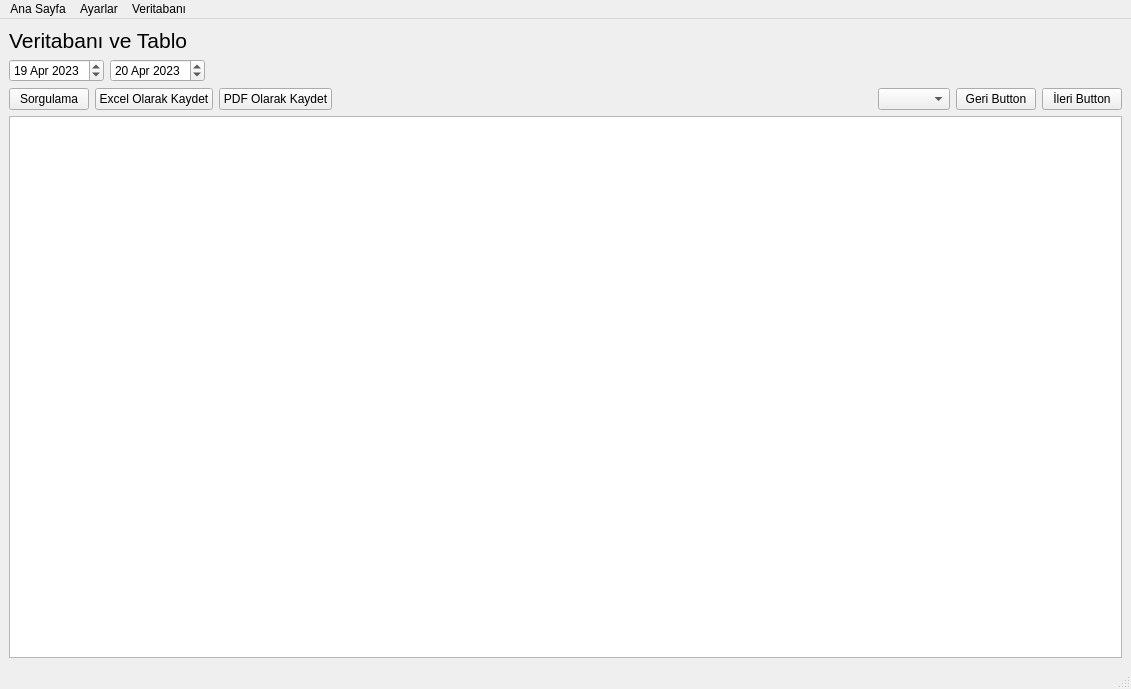
<?xml version="1.0" encoding="UTF-8"?>
<ui version="4.0">
 <class>MainWindow</class>
 <widget class="QMainWindow" name="MainWindow">
  <property name="geometry">
   <rect>
    <x>0</x>
    <y>0</y>
    <width>1131</width>
    <height>689</height>
   </rect>
  </property>
  <property name="minimumSize">
   <size>
    <width>500</width>
    <height>500</height>
   </size>
  </property>
  <property name="windowTitle">
   <string>MainWindow</string>
  </property>
  <widget class="QWidget" name="centralwidget">
   <layout class="QVBoxLayout" name="verticalLayout_Main">
    <item>
     <widget class="QLabel" name="veritabaniLabel">
      <property name="minimumSize">
       <size>
        <width>400</width>
        <height>0</height>
       </size>
      </property>
      <property name="maximumSize">
       <size>
        <width>16777215</width>
        <height>80</height>
       </size>
      </property>
      <property name="font">
       <font>
        <pointsize>16</pointsize>
       </font>
      </property>
      <property name="text">
       <string>Veritabanı ve Tablo</string>
      </property>
      <property name="alignment">
       <set>Qt::AlignLeading|Qt::AlignLeft|Qt::AlignTop</set>
      </property>
      <property name="wordWrap">
       <bool>true</bool>
      </property>
     </widget>
    </item>
    <item>
     <layout class="QHBoxLayout" name="horizontalLayout_Dates">
      <item>
       <widget class="QDateEdit" name="date_Baslangic">
        <property name="dateTime">
         <datetime>
          <hour>18</hour>
          <minute>0</minute>
          <second>0</second>
          <year>2023</year>
          <month>4</month>
          <day>19</day>
         </datetime>
        </property>
       </widget>
      </item>
      <item>
       <widget class="QDateEdit" name="date_Bitis">
        <property name="dateTime">
         <datetime>
          <hour>18</hour>
          <minute>0</minute>
          <second>0</second>
          <year>2023</year>
          <month>4</month>
          <day>20</day>
         </datetime>
        </property>
       </widget>
      </item>
      <item>
       <spacer name="horizontalSpacer_Dates">
        <property name="orientation">
         <enum>Qt::Horizontal</enum>
        </property>
        <property name="sizeHint" stdset="0">
         <size>
          <width>40</width>
          <height>20</height>
         </size>
        </property>
       </spacer>
      </item>
     </layout>
    </item>
    <item>
     <layout class="QHBoxLayout" name="horizontalLayout_Buttons">
      <item>
       <widget class="QPushButton" name="btn_Sorgula">
        <property name="text">
         <string>Sorgulama</string>
        </property>
       </widget>
      </item>
      <item>
       <widget class="QPushButton" name="btn_Excel">
        <property name="text">
         <string>Excel Olarak Kaydet</string>
        </property>
       </widget>
      </item>
      <item>
       <widget class="QPushButton" name="btn_PDF">
        <property name="text">
         <string>PDF Olarak Kaydet</string>
        </property>
       </widget>
      </item>
      <item>
       <spacer name="horizontalSpacer_Buttons">
        <property name="orientation">
         <enum>Qt::Horizontal</enum>
        </property>
        <property name="sizeType">
         <enum>QSizePolicy::Expanding</enum>
        </property>
        <property name="sizeHint" stdset="0">
         <size>
          <width>40</width>
          <height>20</height>
         </size>
        </property>
       </spacer>
      </item>
      <item>
       <widget class="QComboBox" name="tarihSecCBox"/>
      </item>
      <item>
       <widget class="QPushButton" name="geriTarihButton">
        <property name="text">
         <string>Geri Button</string>
        </property>
       </widget>
      </item>
      <item>
       <widget class="QPushButton" name="ileriTarihButton">
        <property name="text">
         <string>İleri Button</string>
        </property>
       </widget>
      </item>
     </layout>
    </item>
    <item>
     <widget class="QTableWidget" name="tbl_Veri">
      <property name="sizePolicy">
       <sizepolicy hsizetype="Expanding" vsizetype="Expanding">
        <horstretch>0</horstretch>
        <verstretch>0</verstretch>
       </sizepolicy>
      </property>
     </widget>
    </item>
   </layout>
  </widget>
  <widget class="QMenuBar" name="menubar">
   <property name="geometry">
    <rect>
     <x>0</x>
     <y>0</y>
     <width>1131</width>
     <height>26</height>
    </rect>
   </property>
   <widget class="QMenu" name="menuAna_Sayfa">
    <property name="title">
     <string>Ana Sayfa</string>
    </property>
   </widget>
   <widget class="QMenu" name="menuAyarlar">
    <property name="title">
     <string>Ayarlar</string>
    </property>
   </widget>
   <widget class="QMenu" name="menuVeritaban">
    <property name="title">
     <string>Veritabanı</string>
    </property>
    <widget class="QMenu" name="menuVeritaban_T_r_Se_iniz">
     <property name="title">
      <string>Veritabanı Sistemleri</string>
     </property>
     <addaction name="actionMicrosoft_SQL"/>
     <addaction name="actionPostgreSQL"/>
     <addaction name="actionOracle_Database"/>
     <addaction name="actionAccess_Database"/>
     <addaction name="actionMySQL"/>
    </widget>
    <addaction name="menuVeritaban_T_r_Se_iniz"/>
    <addaction name="actionVeritaban_n_Se"/>
   </widget>
   <addaction name="menuAna_Sayfa"/>
   <addaction name="menuAyarlar"/>
   <addaction name="menuVeritaban"/>
  </widget>
  <widget class="QStatusBar" name="statusbar"/>
  <action name="actionVeritaban_n_Se">
   <property name="text">
    <string>Veritabanını Seç</string>
   </property>
  </action>
  <action name="actionSQL_Server">
   <property name="text">
    <string>SQL Server</string>
   </property>
  </action>
  <action name="actionMicrosoft_SQL">
   <property name="text">
    <string>Microsoft SQL</string>
   </property>
  </action>
  <action name="actionPostgreSQL">
   <property name="text">
    <string>PostgreSQL</string>
   </property>
  </action>
  <action name="actionOracle_Database">
   <property name="text">
    <string>Oracle Database</string>
   </property>
  </action>
  <action name="actionAccess_Database">
   <property name="text">
    <string>Access Database </string>
   </property>
  </action>
  <action name="actionMySQL">
   <property name="text">
    <string>MySQL</string>
   </property>
  </action>
 </widget>
 <resources/>
 <connections/>
</ui>
